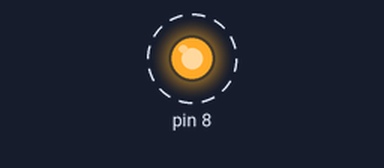
Bench run of a sketch on a simulated Arduino Uno, built with avr-gcc and run on an emulated ATmega328P. Shown: output pins drawn as LEDs (lit = HIGH). Dashed ring = blinking.

Above: at 0.2 s.
Timing chart, 0 to 3.0 s (numbered marks = the images above):
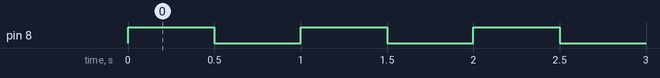

The sketch:

BLINK_AVR.ino
```cpp
#include <avr/io.h>
#include <avr/delay.h>
int main(void) {
  DDRB = 0b00000001;
while(1)     {
  PORTB = 0b00000001;
  _delay_ms(500);
  PORTB = 0b00000000;
  _delay_ms(500);
  }
  return 0;
 }
```

Measured:
- by itself, pin 8: alternates HIGH for 0.50 s and LOW for 0.50 s
